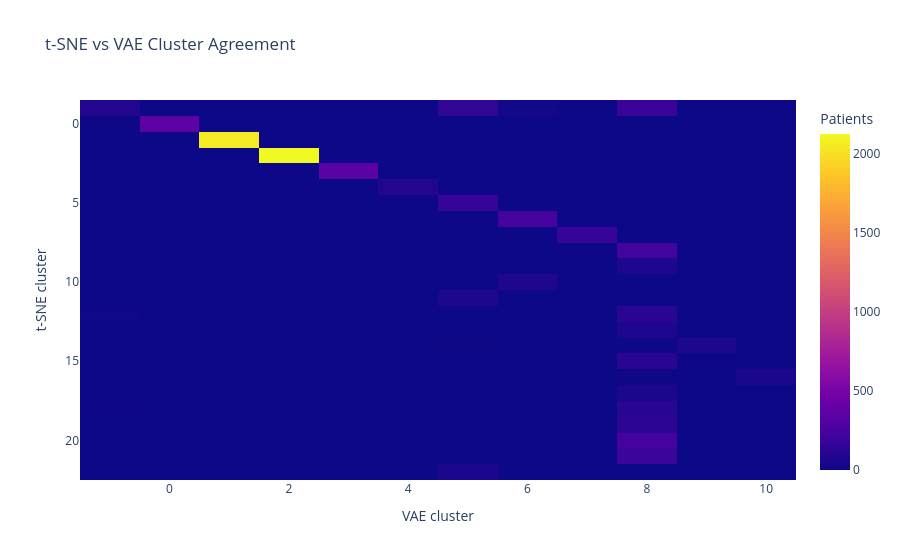

Notebook cell for this chart:
### Markdown cell above
## t-SNE vs VAE heatmap

### Code cell
fig = px.imshow(
    tsne_vae_table,
    labels=dict(x="VAE cluster", y="t-SNE cluster", color="Patients"),
    title="t-SNE vs VAE Cluster Agreement",
    aspect="auto"
)

fig.write_html(
    PLOTS_DIR / "tsne_vae_contingency.html"
)

print("Saved:", PLOTS_DIR / "tsne_vae_contingency.html")

fig.show()

### Figure 1 — Plotly figure (JSON) as saved in the notebook; plotly's stock layout.template omitted (floating-point values rounded to 4 significant figures; data arrays with more than 128 entries replaced by an {"elided": "..."} marker saying what was removed)
{"data": [{"coloraxis": "coloraxis", "hovertemplate": "VAE cluster: %{x}<br>t-SNE cluster: %{y}<br>Patients: %{z}<extra></extra>", "name": "0", "type": "heatmap", "x": [-1, 0, 1, 2, 3, 4, 5, 6, 7, 8, 9, 10], "xaxis": "x", "y": [-1, 0, 1, 2, 3, 4, 5, 6, 7, 8, 9, 10, 11, 12, 13, 14, 15, 16, 17, 18, 19, 20, 21, 22], "yaxis": "y", "z": {"elided": "24x12 int values"}}], "layout": {"coloraxis": {"colorbar": {"title": {"text": "Patients"}}, "colorscale": [[0, "#0d0887"], [0.1111, "#46039f"], [0.2222, "#7201a8"], [0.3333, "#9c179e"], [0.4444, "#bd3786"], [0.5556, "#d8576b"], [0.6667, "#ed7953"], [0.7778, "#fb9f3a"], [0.8889, "#fdca26"], [1, "#f0f921"]]}, "title": {"text": "t-SNE vs VAE Cluster Agreement"}, "xaxis": {"anchor": "y", "domain": [0, 1], "title": {"text": "VAE cluster"}}, "yaxis": {"anchor": "x", "autorange": "reversed", "domain": [0, 1], "title": {"text": "t-SNE cluster"}}}}
